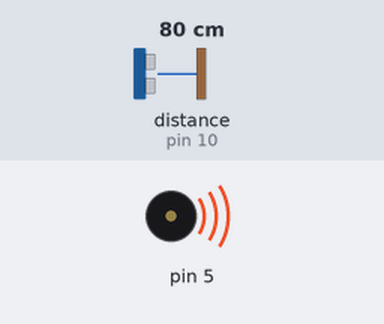
Bench run of a sketch on a simulated Arduino Uno, built with avr-gcc and run on an emulated ATmega328P. Parts: buzzer (waves = sounding). Wiring (inferred from the names in the program): ultrasonic range finder: trigger pin 11; echo pin 10. The inputs (shaded band) are chosen by the test bench; at power-on: distance to the obstacle (sensor on pin 10) 80 cm. The echo pulse lasts 58.3 µs per cm; what the sketch prints to the serial monitor is not drawn.

Above: at 0.1 s.
Timing chart, 0 to 1.6 s (numbered marks = the images above):
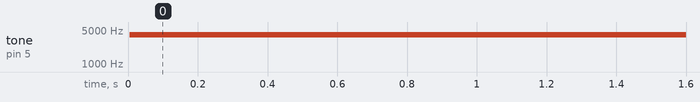

Measured:
- by itself, tone on pin 5: silent → 4000 Hz at 0.01 s

The sketch:

proximity_sensor.ino
```cpp
#define ECHOPIN 10
#define TRIGPIN 11
void setup() {
Serial.begin(9600);
pinMode(ECHOPIN,INPUT);
pinMode(TRIGPIN,OUTPUT);
pinMode(5,OUTPUT);
}
void loop() {
digitalWrite(TRIGPIN,LOW);
delayMicroseconds(2);
digitalWrite(TRIGPIN,HIGH);
delayMicroseconds(10);
digitalWrite(TRIGPIN,LOW);
float duration=pulseIn(ECHOPIN,HIGH);
float distance=duration/58;
if(distance<341){
  tone(5,4000);
}
else{
  noTone(5);
}
Serial.println(distance);
delay(200);
}
```
